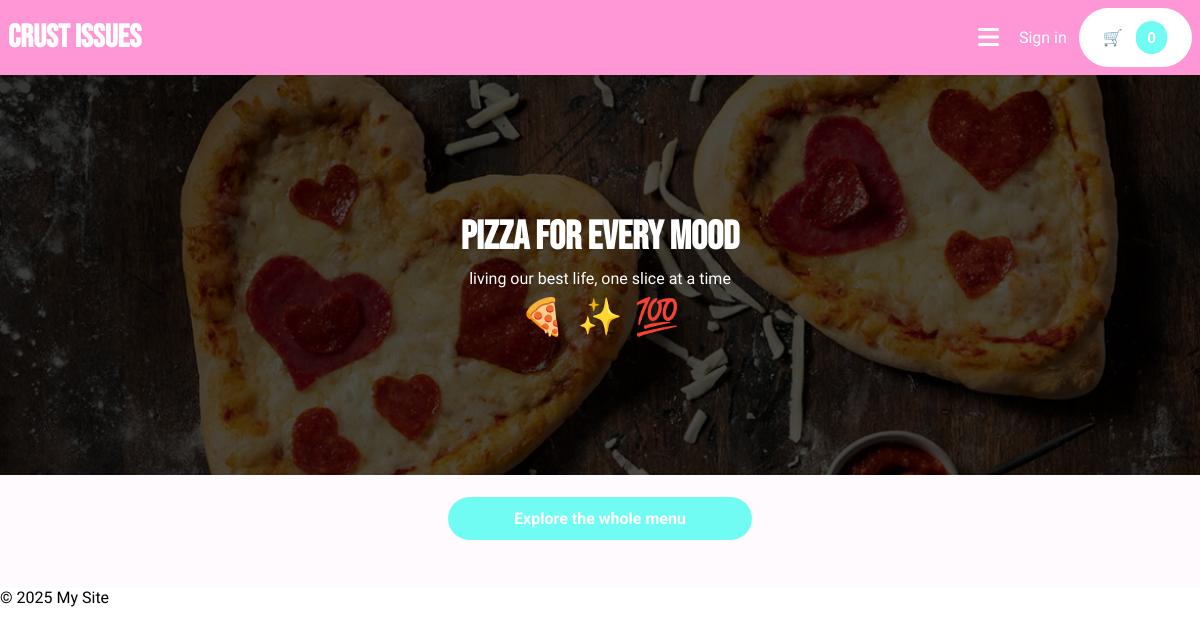
The app's page /, older data.
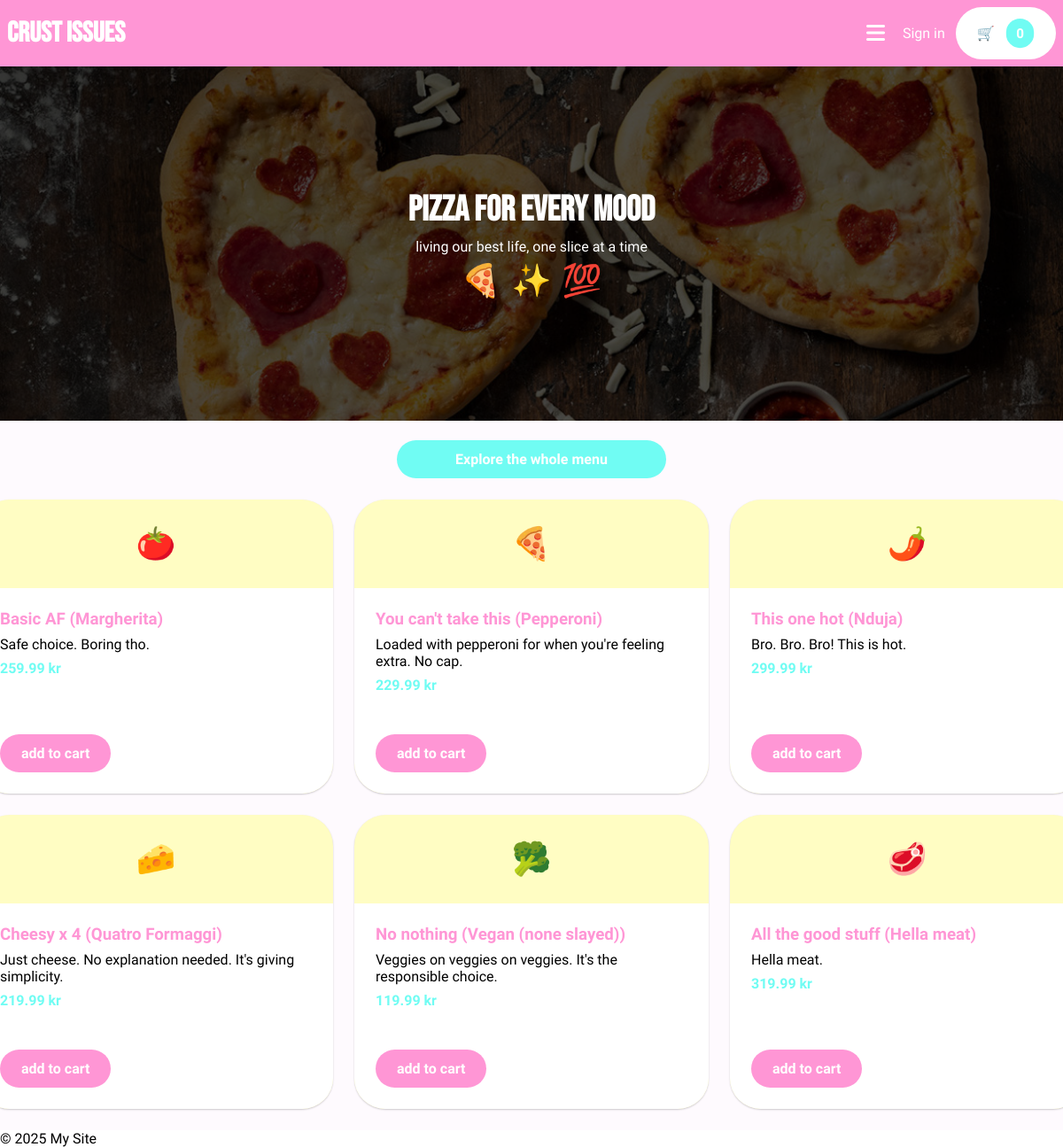
The same page, newer data.
### application/models.py (models this page shows, shortened)
class Pizza(models.Model):
    name = models.CharField(max_length=100)
    base_price = models.DecimalField(max_digits=6, decimal_places=2)
    available_toppings = models.ManyToManyField(Topping, blank=True)
    icon = models.CharField(max_length=255)
    description = models.CharField(max_length=100)

### application/views.py (the view)
# urls.py: path("", views.home, name="home"),
def home(request):
   all_pizzas = Pizza.objects.all()
   return render(request, "home.html", {"pizzas": all_pizzas})

### application/templates/home.html
{% extends "layout.html" %} {% block content %}
<div class="hero-wrapper">
  <div class="hero-container center col">
    <h2>PIZZA FOR EVERY MOOD</h2>
    <p>living our best life, one slice at a time</p>
    <div class="row">
      <div class="wiggle emoji">🍕</div>
      <div class="wiggle emoji">✨</div>
      <div class="wiggle emoji">💯</div>
    </div>
  </div>
  <img src="/static/images/main-pizza.png" alt="" />
  <div class="overlay"></div>
</div>
<div class="center" style="margin-top: 1.4rem">
  <a
    href="{% url 'application:menu' %}"
    class="cta cta-primary bg-turqoise"
    style="width: 16rem"
  >
    Explore the whole menu
  </a>
</div>
<div class="product-grid center">
  {% for pizza in pizzas %} {% include "components/pizza-card.html" %}
  {%endfor%}
</div>
{% endblock %}

### application/templates/components/pizza-card.html
<div class="product-card bg-yellow">
  <div class="emoji center">{{ pizza.icon }}</div>
  <div class="description">
    <div>
      <h3>{{ pizza.name }}</h3>
      <p>{{ pizza.description }}</p>
      <p class="price">{{ pizza.base_price }} kr</p>
    </div>
    <a
      id="add-pizza-{{pizza.id}}"
      href="{% url 'application:select-pizza' pizza_id=pizza.id %}"
      class="cta cta-primary w-fit"
    >
      add to cart
    </a>
  </div>
</div>

Row changes from the older to the newer data that the page shows:
added Pizza: icon "🍅", name "Basic AF (Margherita)", description "Safe choice. Boring tho.", base_price "259.99"
added Pizza: icon "🍕", name "You can't take this (Pepperoni)", description "Loaded with pepperoni for when you're feeling extra. No cap.", base_price "229.99"
added Pizza: icon "🌶️", name "This one hot (Nduja)", description "Bro. Bro. Bro! This is hot.", base_price "299.99"
added Pizza: icon "🧀", name "Cheesy x 4 (Quatro Formaggi)", description "Just cheese. No explanation needed. It's giving simplicity.", base_price "219.99"
added Pizza: icon "🥦", name "No nothing (Vegan (none slayed))", description "Veggies on veggies on veggies. It's the responsible choice.", base_price "119.99"
added Pizza: icon "🥩", name "All the good stuff (Hella meat)", description "Hella meat.", base_price "319.99"
